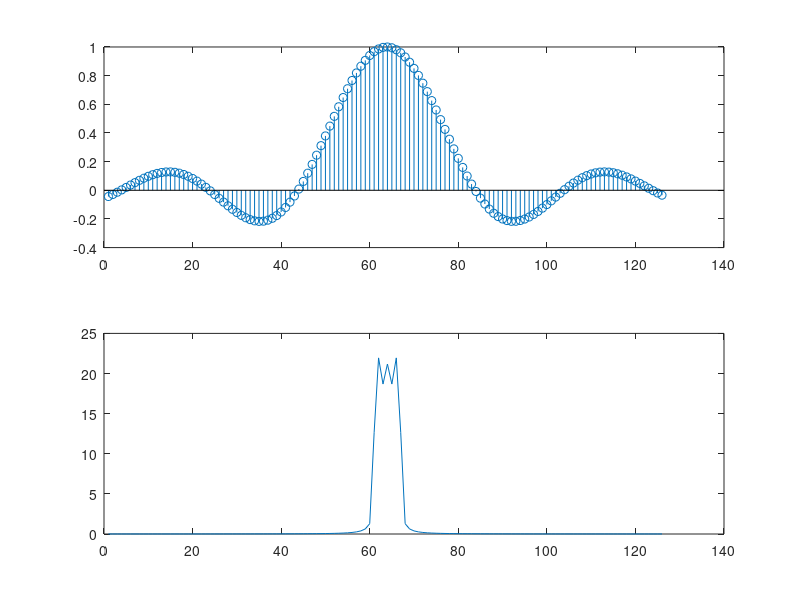

The MATLAB script that drew this image:
x= -pi : 0.05 : pi;
x1=sinc(x);
xk=fft(x1);
xk2=fftshift(xk);
subplot(2,1,1);
stem(x1);
subplot(2,1,2);
plot(abs(xk2));
